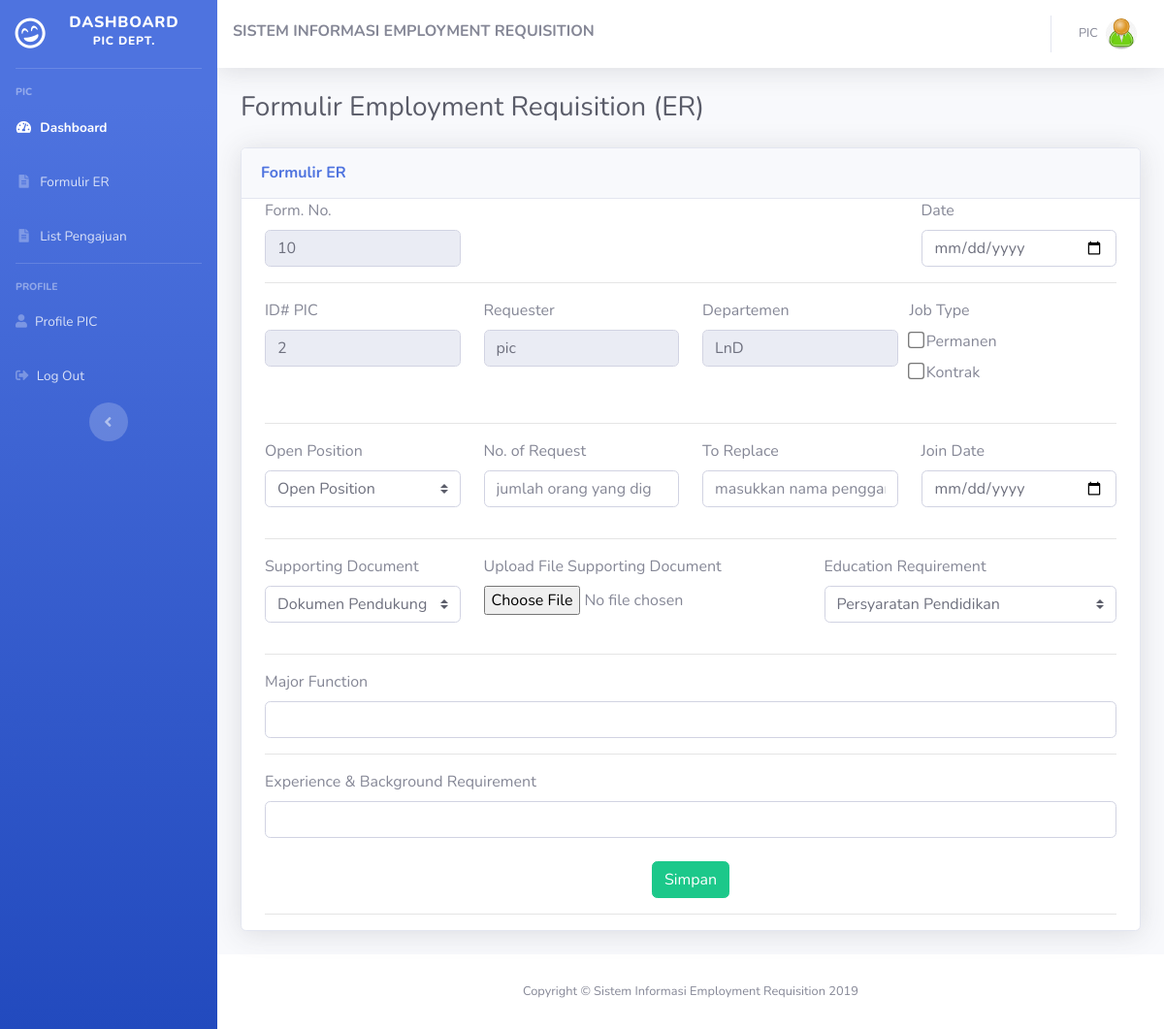
The app's page /pic/formER.php (signed in) with its own data.
### tables this page shows
CREATE TABLE `users` (
  `user_id` int(11) NOT NULL,
  `nama` varchar(100) NOT NULL,
  `username` varchar(50) NOT NULL,
  `password` varchar(256) NOT NULL,
  `departemen` int(11) NOT NULL,
  `hak_akses` enum('admin','pic','manager','') NOT NULL,
  `image` varchar(128) NOT NULL,
  `email` varchar(128) NOT NULL
);

CREATE TABLE `departemen` (
  `id_dept` int(11) NOT NULL,
  `nama_dept` varchar(50) NOT NULL,
  `cost_center` varchar(50) NOT NULL
);

### pic/formER.php (the view, shortened to what this page needs)
<?php
include "../config/conn.php";
$user_id = $_SESSION['id'];
$stm = $pdo_conn->prepare("SELECT * FROM users as u JOIN departemen as d ON u.departemen = d.id_dept  WHERE user_id=$user_id");
$stm->execute();
$data_user = $stm->fetch(PDO::FETCH_ASSOC);
$stm = $pdo_conn->prepare("SELECT max(id_formulir) as maxid FROM formulir");
$stm->execute();
$data_max = $stm->fetch(PDO::FETCH_ASSOC);
$idx = $data_max['maxid'] + 1;
?>
<!DOCTYPE html>
<html lang="en">
<head>
  <link href="../assets/vendor/fontawesome-free/css/all.min.css" rel="stylesheet" type="text/css">
  <link href="../assets/css/sb-admin-2.min.css" rel="stylesheet">
</head>
<body id="page-top">
  <div id="wrapper">
    <?php
    include "../components/sidebar-pic.php";
    ?>
    <div id="content-wrapper" class="d-flex flex-column">
      <div id="content">
        <?php
        include "../components/navbar-pic.php";
        ?>
        <div class="container-fluid">
          <div class="d-sm-flex align justify-content-between mb-4">
            <h1 class="h3 mb-0 text-gray-800">
              Formulir Employment Requisition (ER)
            </h1>
          </div>
          <form action="" method="POST" enctype="multipart/form-data">
            <div class="card shadow mb-4">
              <div class="card-header py-3">
                <h6 class="m-0 font-weight-bold text-primary">Formulir ER</h6>
              </div>
              <div class="container">
                <div class="row justify-content-between">
                  <div class="col-3">
                    <div class="form">
                      <label>Form. No.</label>
                      <input type="number" readonly="" name="id_formulir" value="<?= $idx; ?>" class="form-control" required>
                    </div>
                  </div>
                  <div class="col-3">
                    <label>Date</label>
                    <input type="date" name="date" class="form-control" required>
                  </div>
                </div>
                <hr>
                <div class="row">
                  <div class="col-3">
                    <div class="form-group">
                      <label>ID# PIC</label>
                      <input readonly="" value="<?= $data_user['user_id']; ?>" type="text" name="id_karyawan" class="form-control">
                    </div>
                  </div>
                  <div class="col-3">
                    <label>Requester</label>
                    <input type="text" readonly="" value="<?= $data_user['nama']; ?>" name="id_karyawan" class="form-control" required>
                  </div>
                  <div class="col-3">
                    <label>Departemen</label>
                    <input type="text" readonly="" value="<?= $data_user['nama_dept']; ?>" class="form-control">
                  </div>
                  <div class="row">
                    <div class="col">
                      <label>Job Type</label>
                      <div class="form-group" style="padding-left: 0px;">
                        <input type="checkbox" name="checked" value="permanen" class=" " style="transform: scale(1.3);">
                        <label class="">Permanen</label></br>
                        <input type="checkbox" name="job_type" value="kontrak" class=" " style="transform: scale(1.3);">
                        <label class=" ">Kontrak</label>
                      </div>
                    </div>
                  </div>
                </div>
                <hr>
                <div class="row">
                  <div class="col-3">
                    <div class="form-group">
                      <label>Open Position</label>
                      <select class="custom-select" required>
                        <option selected>Open Position</option>
                      </select>
                    </div>
                  </div>
                  <div class="col-3">
                    <div class="form">
                      <label>No. of Request</label>
                      <input type="number" name="id_karyawan" placeholder="jumlah orang yang diganti" class="form-control" required>
                    </div>
                  </div>
                  <div class="col-3">
                    <div class="form">
                      <label>To Replace</label>
                      <input type="text" name="id_karyawan" placeholder="masukkan nama pengganti" class="form-control" aria-describedby="addon-wrapping" required>
                    </div>
                  </div>
                  <div class="col">
                    <div class="form">
                      <label>Join Date</label>
                      <input type="date" name="id_karyawan" class="form-control" required>
                    </div>
                  </div>
                </div>
                <hr>
                <div class="row">
                  <div class="col-3">
                    <div class="form-group">
                      <label>Supporting Document</label>
                      <select name="" class="custom-select" required>
                        <option selected>Dokumen Pendukung</option>
                      </select>
                    </div>
                  </div>
                  <div class="col">
                    <label>Upload File Supporting Document</label>
                    <input type="file" name="image" placeholder="" class="" required>
                  </div>
                  <div class="col">
                    <div class="form-group">
                      <label>Education Requirement</label>
                      <select class="custom-select" required>
                        <option selected>Persyaratan Pendidikan</option>
                      </select>
                    </div>
                  </div>
                </div>
                <hr>
                <div class="row">
                  <div class="col">
                    <div class="form">
                      <label>Major Function</label>
                      <input type="text" name="majorfunction" class="form-control" required>
                    </div>
                  </div>
                </div>
                <hr>
                <div class="row">
                  <div class="col">
                    <div class="form">
                      <label>Experience & Background Requirement</label>
                      <input type="text" name="experiece" class="form-control" required>
                    </div><br>
                    <center><a class='btn btn-success' value="submit" href='../pic/statusform.php'>Simpan</a></center>
                  </div>
                </div>
                <hr>
              </div>
          </form>
        </div>
      </div>
      <footer class="sticky-footer bg-white">
        <div class="container my-auto">
          <div class="copyright text-center my-auto">
            <span>Copyright &copy; Sistem Informasi Employment Requisition 2019</span>
          </div>
        </div>
      </footer>
    </div>
  </div>
</body>
</html>

### records on screen
users: id_karyawan "2", id_karyawan "pic", departemen.nama_dept "LnD"
